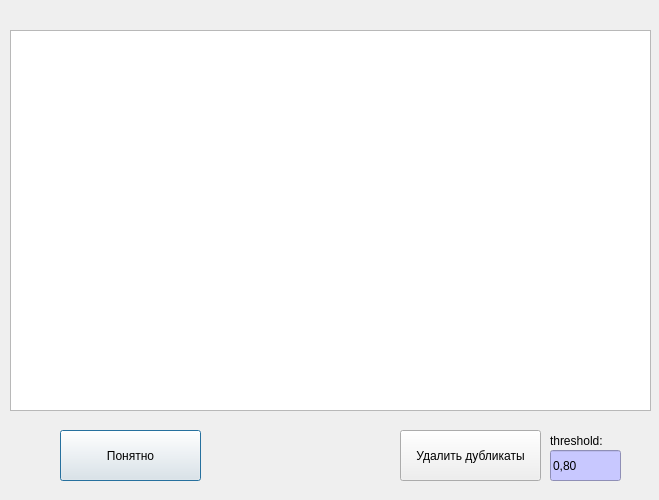
<?xml version="1.0" encoding="UTF-8"?>
<ui version="4.0">
 <class>Dialog</class>
 <widget class="QDialog" name="Dialog">
  <property name="geometry">
   <rect>
    <x>0</x>
    <y>0</y>
    <width>659</width>
    <height>500</height>
   </rect>
  </property>
  <property name="windowTitle">
   <string>Dialog</string>
  </property>
  <property name="styleSheet">
   <string notr="true">background-color: rgba(205,213,255, 255); 
QPushButton{ color: blue}
QPushButton {
	color: rgba(0,0,0,255);
	background-color: rgba(180,190,255,255) ;
	border-color :white;
	border-radius: 2px;

};</string>
  </property>
  <widget class="QPushButton" name="confirmButton">
   <property name="geometry">
    <rect>
     <x>60</x>
     <y>430</y>
     <width>141</width>
     <height>51</height>
    </rect>
   </property>
   <property name="styleSheet">
    <string notr="true">QPushButton {
	font: 700 9pt &quot;Tahoma&quot;;
	color: black;
	background-color: #B5BAFF ;
 	height: 70px;;
	border-radius: 5px;

};</string>
   </property>
   <property name="text">
    <string>Понятно</string>
   </property>
  </widget>
  <widget class="QTableView" name="tableView">
   <property name="geometry">
    <rect>
     <x>10</x>
     <y>30</y>
     <width>641</width>
     <height>381</height>
    </rect>
   </property>
   <property name="styleSheet">
    <string notr="true">	font: 700 8pt &quot;Tahoma&quot;;
	color: black;
</string>
   </property>
  </widget>
  <widget class="QLineEdit" name="thresh_line">
   <property name="geometry">
    <rect>
     <x>550</x>
     <y>450</y>
     <width>71</width>
     <height>31</height>
    </rect>
   </property>
   <property name="styleSheet">
    <string notr="true">color: black;
font: 700 9pt &quot;Tahoma&quot;;
background-color: rgba(200,200,255,255) ;</string>
   </property>
   <property name="text">
    <string>0,80</string>
   </property>
   <property name="maxLength">
    <number>50000</number>
   </property>
  </widget>
  <widget class="QPushButton" name="delete_button">
   <property name="geometry">
    <rect>
     <x>400</x>
     <y>430</y>
     <width>141</width>
     <height>51</height>
    </rect>
   </property>
   <property name="styleSheet">
    <string notr="true">QPushButton {
	font: 700 9pt &quot;Tahoma&quot;;
	color: black;
	background-color: #B5BAFF ;
 	height: 70px;;
	border-radius: 5px;

};</string>
   </property>
   <property name="text">
    <string>Удалить дубликаты</string>
   </property>
  </widget>
  <widget class="QLabel" name="label">
   <property name="geometry">
    <rect>
     <x>550</x>
     <y>430</y>
     <width>71</width>
     <height>21</height>
    </rect>
   </property>
   <property name="styleSheet">
    <string notr="true">	font: 700 8pt &quot;Tahoma&quot;;
	color: black;
</string>
   </property>
   <property name="text">
    <string>threshold:</string>
   </property>
  </widget>
 </widget>
 <resources/>
 <connections/>
</ui>
